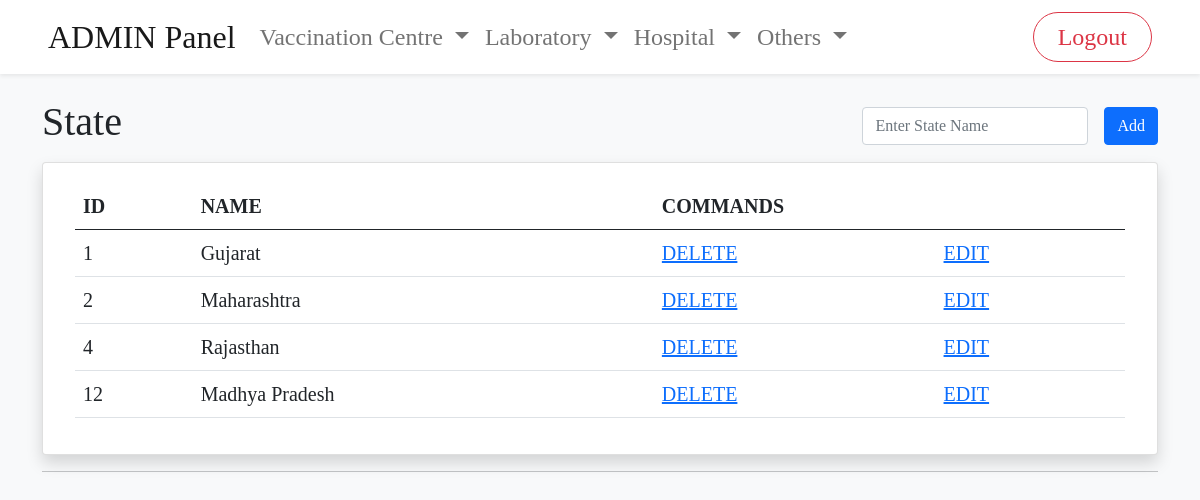
Before: /admin/state.php with the older database file.
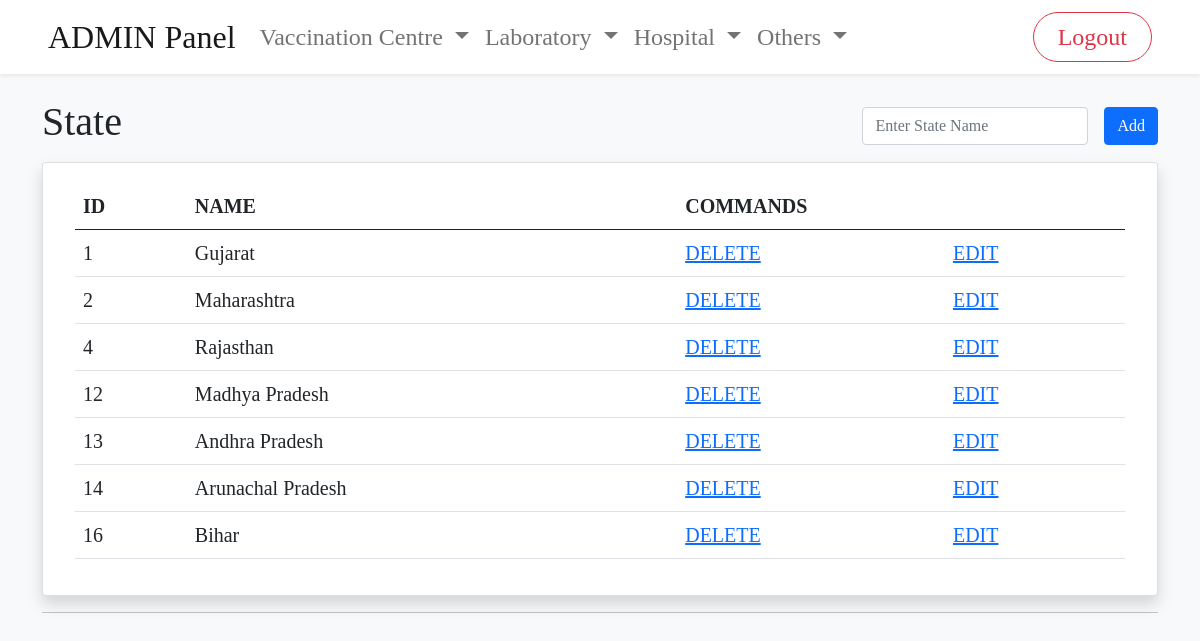
After: the same page with the newer database file.
### tables this page shows
CREATE TABLE `state` (
  `state_id` int(11) NOT NULL,
  `state_name` text NOT NULL
);

### admin/state.php (the view, shortened to what this page needs)
<?php include('./includes/header.php'); ?>
<?php include('./includes/navigation.php'); ?>
<?php include('./includes/db.php'); ?>
<div class="container mt-4">
    <div class="col d-flex justify-content-between align-items-center">
        <h1 class="page-header">State</h1>
        <form action="" method="post" class="d-flex align-items-center">
            <input class="form-control mx-3" type="text" name="stateName" placeholder="Enter State Name" required>
            <button name="addState" class="btn btn-primary">Add</button>
        </form>
    </div>
    <div class="card mt-2 px-3 py-1 shadow">
            <div class="card-body row">
    <div class="tableBody">
            <table class="table">
                <thead>
                    <tr>
                        <th class="fs-5" scope="col">ID</th>
                        <th class="fs-5" scope="col">NAME</th>
                        <th class="fs-5" scope="col" colspan="2">COMMANDS</th>
                    </tr>
                </thead>
                <tbody>
                    <?php
                $query = "SELECT * FROM state";
                $viewAllState = mysqli_query($connection,$query);
                while($row = mysqli_fetch_assoc($viewAllState)){
                    $state_id = $row['state_id'];
                    $state_name = $row['state_name'];
                    echo "<tr>";
                    echo "<td class='fs-5'>{$state_id}</td>";
                    echo "<td class='fs-5'>{$state_name}</td>";
                    echo "<td class='fs-5'><a class='deleteBtn controlBtn' onClick=\"javascript: return confirm('Are You Sure?');\" href='state.php?stateDelete={$state_id}'>DELETE</a></td>";
                    echo "<td class='fs-5'><a class='editBtn controlBtn' href='state.php?stateEdit={$state_id}'>EDIT</a></td>";
                    echo "</tr>";
                }
                ?>
            </tbody>
            </table>
    </div>
    </div>
    </div>
    <div class="tableFooter">
        <hr>
    </div>
</div>

Changed rows visible on the page:
added state: state_id "13", state_name "Andhra Pradesh"
added state: state_id "14", state_name "Arunachal Pradesh"
added state: state_id "16", state_name "Bihar"
